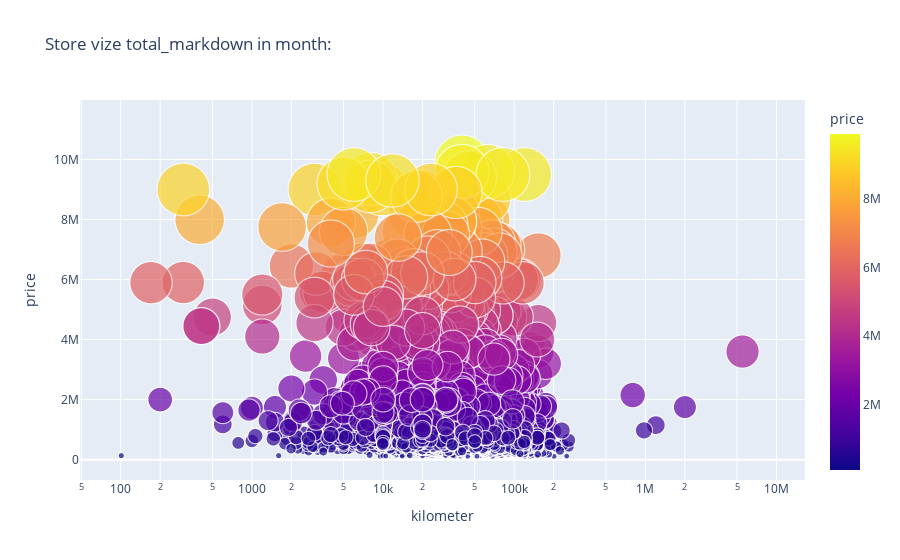

Notebook cell for this chart:
### Code cell
fg=df3[['registration_year','kilometer','price']].sort_values('registration_year',ascending=True)
fg
fig=px.scatter(fg, x=fg['kilometer'], y=fg["price"],
            size="price", color="price",log_x=True, size_max=55,
            title="Store vize total_markdown in month:")
fig.show()

### Figure 1 — Plotly figure (JSON) as saved in the notebook; plotly's stock layout.template omitted (floating-point values rounded to 4 significant figures; data arrays with more than 128 entries replaced by an {"elided": "..."} marker saying what was removed)
{"data": [{"hovertemplate": "kilometer=%{x}<br>price=%{marker.color}<extra></extra>", "legendgroup": "", "marker": {"color": {"elided": "8244 float values"}, "coloraxis": "coloraxis", "size": {"elided": "8244 float values"}, "sizemode": "area", "sizeref": 3273.0, "symbol": "circle"}, "mode": "markers", "name": "", "showlegend": false, "type": "scattergl", "x": {"elided": "8244 int values"}, "xaxis": "x", "y": {"elided": "8244 float values"}, "yaxis": "y"}], "layout": {"coloraxis": {"colorbar": {"title": {"text": "price"}}, "colorscale": [[0, "#0d0887"], [0.1111, "#46039f"], [0.2222, "#7201a8"], [0.3333, "#9c179e"], [0.4444, "#bd3786"], [0.5556, "#d8576b"], [0.6667, "#ed7953"], [0.7778, "#fb9f3a"], [0.8889, "#fdca26"], [1, "#f0f921"]]}, "legend": {"itemsizing": "constant", "tracegroupgap": 0}, "title": {"text": "Store vize total_markdown in month:"}, "xaxis": {"anchor": "y", "domain": [0, 1], "title": {"text": "kilometer"}, "type": "log"}, "yaxis": {"anchor": "x", "domain": [0, 1], "title": {"text": "price"}}}}
